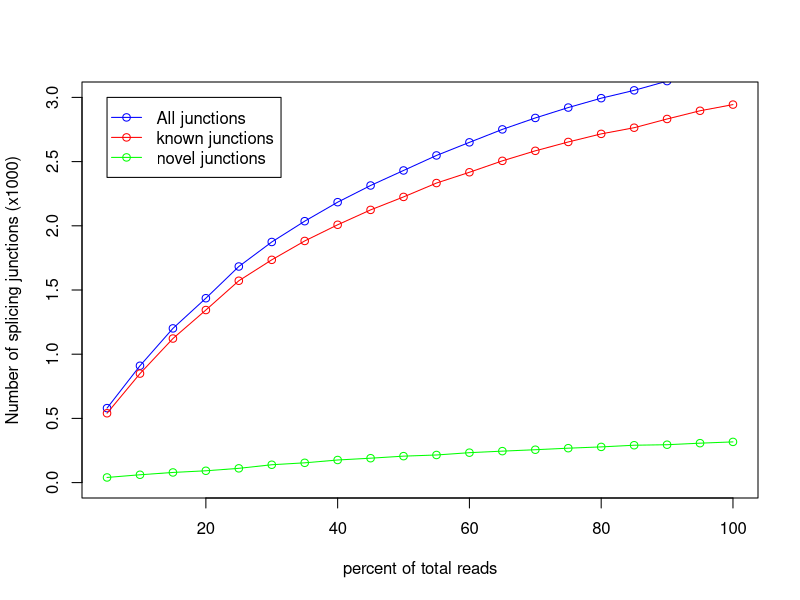

The R source for this figure:
pdf('test.junctionSaturation_plot.pdf')
x=c(5,10,15,20,25,30,35,40,45,50,55,60,65,70,75,80,85,90,95,100)
y=c(540,849,1122,1344,1572,1735,1882,2008,2124,2225,2333,2417,2506,2584,2653,2716,2764,2832,2896,2944)
z=c(580,910,1201,1436,1683,1874,2036,2184,2314,2431,2548,2650,2751,2840,2921,2994,3055,3127,3203,3261)
w=c(40,61,79,92,111,139,154,176,190,206,215,233,245,256,268,278,291,295,307,317)
m=max(2,3,0)
n=min(0,0,0)
plot(x,z/1000,xlab='percent of total reads',ylab='Number of splicing junctions (x1000)',type='o',col='blue',ylim=c(n,m))
points(x,y/1000,type='o',col='red')
points(x,w/1000,type='o',col='green')
legend(5,3, legend=c("All junctions","known junctions", "novel junctions"),col=c("blue","red","green"),lwd=1,pch=1)
dev.off()
